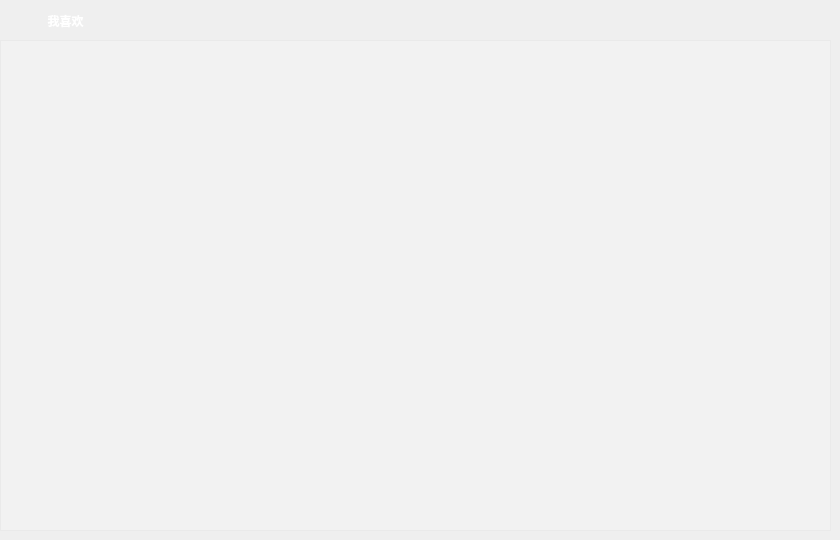
   <widget class="QWidget" name="page_2">
    <widget class="QLabel" name="titleLabel_4">
     <property name="enabled">
      <bool>true</bool>
     </property>
     <property name="geometry">
      <rect>
       <x>30</x>
       <y>0</y>
       <width>71</width>
       <height>41</height>
      </rect>
     </property>
     <property name="font">
      <font>
       <family>Microsoft YaHei UI</family>
       <pointsize>9</pointsize>
       <italic>false</italic>
       <bold>true</bold>
      </font>
     </property>
     <property name="styleSheet">
      <string notr="true">color:rgb(255, 255, 255);
</string>
     </property>
     <property name="text">
      <string>我喜欢</string>
     </property>
     <property name="alignment">
      <set>Qt::AlignCenter</set>
     </property>
    </widget>
    <widget class="MusicListWidget" name="favorMusicWidget">
     <property name="geometry">
      <rect>
       <x>0</x>
       <y>40</y>
       <width>831</width>
       <height>491</height>
      </rect>
     </property>
     <property name="font">
      <font>
       <bold>true</bold>
      </font>
     </property>
     <property name="styleSheet">
      <string notr="true">color: rgb(255, 255, 255);
background-color: rgba(255, 255, 255, 50);
</string>
     </property>
     <property name="horizontalScrollBarPolicy">
      <enum>Qt::ScrollBarAlwaysOff</enum>
     </property>
     <property name="sizeAdjustPolicy">
      <enum>QAbstractScrollArea::AdjustToContentsOnFirstShow</enum>
     </property>
     <property name="selectionMode">
      <enum>QAbstractItemView::SingleSelection</enum>
     </property>
     <property name="isWrapping" stdset="0">
      <bool>false</bool>
     </property>
     <property name="wordWrap">
      <bool>false</bool>
     </property>
     <property name="selectionRectVisible">
      <bool>false</bool>
     </property>
     <property name="sortingEnabled">
      <bool>false</bool>
     </property>
    </widget>
    <widget class="QPushButton" name="btnAddtoFavor">
     <property name="geometry">
      <rect>
       <x>0</x>
       <y>0</y>
       <width>35</width>
       <height>41</height>
      </rect>
     </property>
     <property name="minimumSize">
      <size>
       <width>35</width>
       <height>35</height>
      </size>
     </property>
     <property name="cursor">
      <cursorShape>PointingHandCursor</cursorShape>
     </property>
     <property name="toolTip">
      <string>添加音乐</string>
     </property>
     <property name="styleSheet">
      <string notr="true">QPushButton
{
background-image: url(:/image/image/image/add.png);
background-repeat:no-repeat;
background-position:center center;
border:none;
border-radius: 10px; 
}

QPushButton:hover{
background-image: url(:/image/image/image-hover/add-hover.png);
background-repeat:no-repeat;
border-radius: 10px; 
background-position:center center;
}

QPushButton:pressed{
background-image: url(:/image/image/image/add.png);
background-repeat:no-repeat;
background-position:center center;
border-radius: 10px; 
}
</string>
     </property>
     <property name="text">
      <string/>
     </property>
    </widget>
    <widget class="QWidget" name="layoutWidget_2">
     <property name="geometry">
      <rect>
       <x>670</x>
       <y>0</y>
       <width>155</width>
       <height>43</height>
      </rect>
     </property>
     <layout class="QHBoxLayout" name="horizontalLayout_3">
      <item>
       <widget class="QPushButton" name="btnSortSinger_2">
        <property name="font">
         <font>
          <family>Microsoft YaHei UI</family>
          <pointsize>10</pointsize>
          <bold>true</bold>
         </font>
        </property>
        <property name="cursor">
         <cursorShape>PointingHandCursor</cursorShape>
        </property>
        <property name="toolTip">
         <string>按歌手名排序</string>
        </property>
        <property name="styleSheet">
         <string notr="true"/>
        </property>
        <property name="text">
         <string/>
        </property>
        <property name="icon">
         <iconset resource="imagefile.qrc">
          <normaloff>:/image/image/image/singer.png</normaloff>:/image/image/image/singer.png</iconset>
        </property>
        <property name="iconSize">
         <size>
          <width>30</width>
          <height>30</height>
         </size>
        </property>
        <property name="flat">
         <bool>true</bool>
        </property>
       </widget>
      </item>
      <item>
       <widget class="QPushButton" name="btnSortTitle_2">
        <property name="font">
         <font>
          <family>Microsoft YaHei UI</family>
          <pointsize>10</pointsize>
          <bold>true</bold>
         </font>
        </property>
        <property name="cursor">
         <cursorShape>PointingHandCursor</cursorShape>
        </property>
        <property name="toolTip">
         <string>按歌曲名排序</string>
        </property>
        <property name="styleSheet">
         <string notr="true"/>
        </property>
        <property name="text">
         <string/>
        </property>
        <property name="icon">
         <iconset resource="imagefile.qrc">
          <normaloff>:/image/image/image/sort-alpha-asc_ea48_ether.png</normaloff>:/image/image/image/sort-alpha-asc_ea48_ether.png</iconset>
        </property>
        <property name="iconSize">
         <size>
          <width>30</width>
          <height>30</height>
         </size>
        </property>
        <property name="flat">
         <bool>true</bool>
        </property>
       </widget>
      </item>
      <item>
       <widget class="QPushButton" name="btnSortDuration_2">
        <property name="font">
         <font>
          <family>Microsoft YaHei UI</family>
          <pointsize>10</pointsize>
          <bold>true</bold>
         </font>
        </property>
        <property name="cursor">
         <cursorShape>PointingHandCursor</cursorShape>
        </property>
        <property name="toolTip">
         <string>按时长排序</string>
        </property>
        <property name="styleSheet">
         <string notr="true"/>
        </property>
        <property name="text">
         <string/>
        </property>
        <property name="icon">
         <iconset resource="imagefile.qrc">
          <normaloff>:/image/image/image/duration.png</normaloff>:/image/image/image/duration.png</iconset>
        </property>
        <property name="iconSize">
         <size>
          <width>30</width>
          <height>30</height>
         </size>
        </property>
        <property name="flat">
         <bool>true</bool>
        </property>
       </widget>
      </item>
     </layout>
    </widget>
    <widget class="QPushButton" name="btnNeaten_2">
     <property name="geometry">
      <rect>
       <x>590</x>
       <y>0</y>
       <width>41</width>
       <height>41</height>
      </rect>
     </property>
     <property name="font">
      <font>
       <family>Microsoft YaHei UI</family>
       <pointsize>10</pointsize>
       <bold>true</bold>
      </font>
     </property>
     <property name="cursor">
      <cursorShape>PointingHandCursor</cursorShape>
     </property>
     <property name="toolTip">
      <string>整理歌曲（排序且去除重复）</string>
     </property>
     <property name="styleSheet">
      <string notr="true"/>
     </property>
     <property name="text">
      <string/>
     </property>
     <property name="icon">
      <iconset resource="imagefile.qrc">
       <normaloff>:/image/image/image/remove_dup.png</normaloff>:/image/image/image/remove_dup.png</iconset>
     </property>
     <property name="iconSize">
      <size>
       <width>30</width>
       <height>30</height>
      </size>
     </property>
     <property name="flat">
      <bool>true</bool>
     </property>
    </widget>
    <widget class="QPushButton" name="btnClear_3">
     <property name="geometry">
      <rect>
       <x>100</x>
       <y>0</y>
       <width>41</width>
       <height>41</height>
      </rect>
     </property>
     <property name="font">
      <font>
       <family>Microsoft YaHei UI</family>
       <pointsize>10</pointsize>
       <bold>true</bold>
      </font>
     </property>
     <property name="cursor">
      <cursorShape>PointingHandCursor</cursorShape>
     </property>
     <property name="toolTip">
      <string>清空当前列表</string>
     </property>
     <property name="styleSheet">
      <string notr="true"/>
     </property>
     <property name="text">
      <string/>
     </property>
     <property name="icon">
      <iconset resource="imagefile.qrc">
       <normaloff>:/image/image/image/clear.png</normaloff>:/image/image/image/clear.png</iconset>
     </property>
     <property name="iconSize">
      <size>
       <width>30</width>
       <height>30</height>
      </size>
     </property>
     <property name="flat">
      <bool>true</bool>
     </property>
    </widget>
   </widget>
